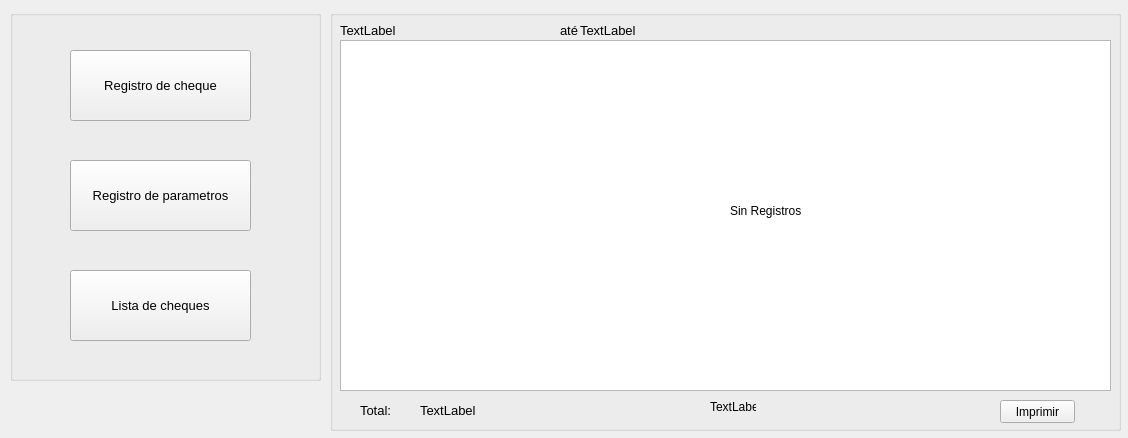
<?xml version="1.0" encoding="UTF-8"?>
<ui version="4.0">
 <class>frmmenu</class>
 <widget class="QWidget" name="frmmenu">
  <property name="enabled">
   <bool>true</bool>
  </property>
  <property name="geometry">
   <rect>
    <x>0</x>
    <y>0</y>
    <width>1128</width>
    <height>438</height>
   </rect>
  </property>
  <property name="windowTitle">
   <string>Menu Principal</string>
  </property>
  <widget class="QGroupBox" name="groupBox">
   <property name="geometry">
    <rect>
     <x>10</x>
     <y>10</y>
     <width>311</width>
     <height>371</height>
    </rect>
   </property>
   <property name="title">
    <string/>
   </property>
   <widget class="QPushButton" name="btnlista">
    <property name="geometry">
     <rect>
      <x>60</x>
      <y>260</y>
      <width>181</width>
      <height>71</height>
     </rect>
    </property>
    <property name="font">
     <font>
      <pointsize>10</pointsize>
     </font>
    </property>
    <property name="text">
     <string>Lista de cheques</string>
    </property>
   </widget>
   <widget class="QPushButton" name="btnabrirparametros">
    <property name="geometry">
     <rect>
      <x>60</x>
      <y>150</y>
      <width>181</width>
      <height>71</height>
     </rect>
    </property>
    <property name="font">
     <font>
      <pointsize>10</pointsize>
     </font>
    </property>
    <property name="text">
     <string>Registro de parametros</string>
    </property>
   </widget>
   <widget class="QPushButton" name="btnabrircheque">
    <property name="geometry">
     <rect>
      <x>60</x>
      <y>40</y>
      <width>181</width>
      <height>71</height>
     </rect>
    </property>
    <property name="font">
     <font>
      <pointsize>10</pointsize>
     </font>
    </property>
    <property name="text">
     <string>Registro de cheque</string>
    </property>
   </widget>
  </widget>
  <widget class="QGroupBox" name="groupBox_2">
   <property name="geometry">
    <rect>
     <x>330</x>
     <y>10</y>
     <width>791</width>
     <height>421</height>
    </rect>
   </property>
   <property name="title">
    <string/>
   </property>
   <widget class="QPushButton" name="btnimprimir">
    <property name="geometry">
     <rect>
      <x>670</x>
      <y>390</y>
      <width>75</width>
      <height>23</height>
     </rect>
    </property>
    <property name="text">
     <string>Imprimir</string>
    </property>
   </widget>
   <widget class="QTableWidget" name="tabla">
    <property name="enabled">
     <bool>true</bool>
    </property>
    <property name="geometry">
     <rect>
      <x>10</x>
      <y>30</y>
      <width>771</width>
      <height>351</height>
     </rect>
    </property>
    <property name="editTriggers">
     <set>QAbstractItemView::NoEditTriggers</set>
    </property>
    <property name="selectionBehavior">
     <enum>QAbstractItemView::SelectRows</enum>
    </property>
    <attribute name="verticalHeaderVisible">
     <bool>false</bool>
    </attribute>
   </widget>
   <widget class="QLabel" name="lblsinreg">
    <property name="geometry">
     <rect>
      <x>400</x>
      <y>190</y>
      <width>111</width>
      <height>21</height>
     </rect>
    </property>
    <property name="text">
     <string>Sin Registros</string>
    </property>
   </widget>
   <widget class="QLabel" name="lblfechamax">
    <property name="geometry">
     <rect>
      <x>250</x>
      <y>10</y>
      <width>91</width>
      <height>20</height>
     </rect>
    </property>
    <property name="font">
     <font>
      <pointsize>10</pointsize>
     </font>
    </property>
    <property name="text">
     <string>TextLabel</string>
    </property>
   </widget>
   <widget class="QLabel" name="lblindice">
    <property name="geometry">
     <rect>
      <x>380</x>
      <y>390</y>
      <width>46</width>
      <height>13</height>
     </rect>
    </property>
    <property name="text">
     <string>TextLabel</string>
    </property>
   </widget>
   <widget class="QLabel" name="label">
    <property name="geometry">
     <rect>
      <x>30</x>
      <y>390</y>
      <width>41</width>
      <height>21</height>
     </rect>
    </property>
    <property name="font">
     <font>
      <pointsize>10</pointsize>
     </font>
    </property>
    <property name="text">
     <string>Total:</string>
    </property>
   </widget>
   <widget class="QLabel" name="lblfechamin">
    <property name="geometry">
     <rect>
      <x>10</x>
      <y>10</y>
      <width>221</width>
      <height>20</height>
     </rect>
    </property>
    <property name="font">
     <font>
      <pointsize>10</pointsize>
     </font>
    </property>
    <property name="text">
     <string>TextLabel</string>
    </property>
   </widget>
   <widget class="QLabel" name="lblsuma">
    <property name="geometry">
     <rect>
      <x>90</x>
      <y>390</y>
      <width>131</width>
      <height>21</height>
     </rect>
    </property>
    <property name="font">
     <font>
      <pointsize>10</pointsize>
     </font>
    </property>
    <property name="text">
     <string>TextLabel</string>
    </property>
   </widget>
   <widget class="QLabel" name="label_3">
    <property name="geometry">
     <rect>
      <x>230</x>
      <y>10</y>
      <width>41</width>
      <height>21</height>
     </rect>
    </property>
    <property name="font">
     <font>
      <pointsize>10</pointsize>
     </font>
    </property>
    <property name="text">
     <string>até</string>
    </property>
   </widget>
  </widget>
 </widget>
 <tabstops>
  <tabstop>btnabrircheque</tabstop>
  <tabstop>btnabrirparametros</tabstop>
  <tabstop>btnlista</tabstop>
  <tabstop>tabla</tabstop>
  <tabstop>btnimprimir</tabstop>
 </tabstops>
 <resources/>
 <connections>
  <connection>
   <sender>tabla</sender>
   <signal>cellClicked(int,int)</signal>
   <receiver>lblindice</receiver>
   <slot>setNum(int)</slot>
   <hints>
    <hint type="sourcelabel">
     <x>451</x>
     <y>308</y>
    </hint>
    <hint type="destinationlabel">
     <x>432</x>
     <y>419</y>
    </hint>
   </hints>
  </connection>
 </connections>
</ui>
